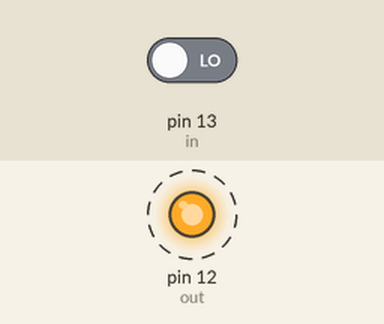
Recording of a sketch running on a simulated Arduino Uno, built with avr-gcc and run on an emulated ATmega328P. Parts: output pins drawn as LEDs (lit = HIGH). Dashed ring = blinking. The test bench sets the inputs (shaded band); at power-on: pin 13 (in) LOW.

Above: at 4.8 s.
4.9 s: pin 13 (in) driven HIGH
At 5.8 s:
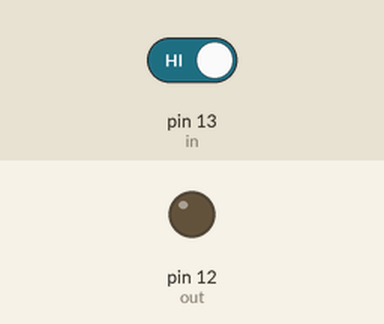
At 6.62 s:
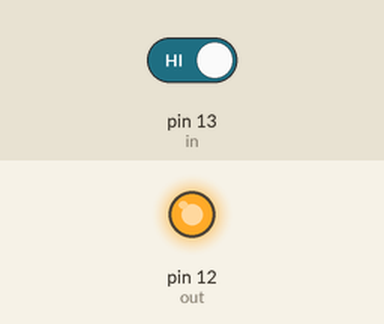
Timing chart, 0 to 14.4 s (numbered marks = the images above; inputs shaded):
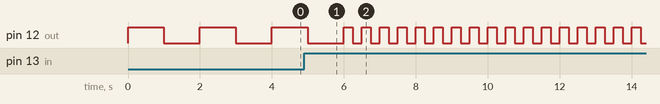

The sketch:

Arduino_Oppgave_2.ino
```cpp
#define in 13
#define out 12

void setup() {
	pinMode(in, INPUT);
	pinMode(out, OUTPUT);
}

void fastBlink(int pin) {
	digitalWrite(pin, 1);
	delay(250);
	digitalWrite(pin, 0);
	delay(250);
}

void slowBlink(int pin) {
	digitalWrite(pin, 1);
	delay(1000);
	digitalWrite(pin, 0);
	delay(1000);
}

void loop() {
	if(digitalRead(in) == 1) {
		fastBlink(out);
	} else {
		slowBlink(out);
	}
}
```

Measured:
- by itself, pin 12 (out): repeats every 0.50 s: HIGH 0.25 s, LOW 0.25 s
